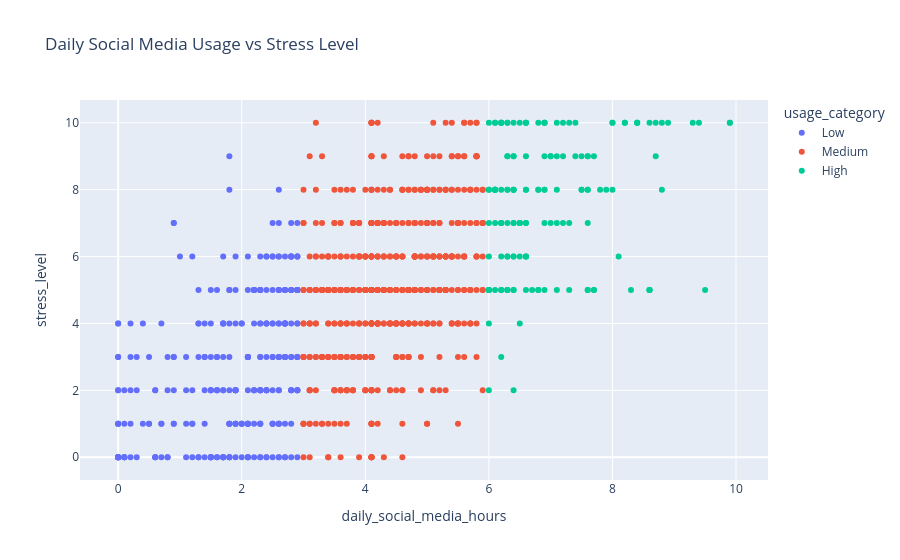

Notebook source saved alongside this figure:
### Markdown cell above
## Q43. Interactive Scatter: Usage vs Stress

### Request
Create an interactive scatter plot between social media hours and stress level.

### Why we do this
Interactive charts allow us to hover over points and inspect details.

### Code cell
fig = px.scatter(
    df,
    x="daily_social_media_hours",
    y="stress_level",
    color="usage_category",
    hover_data=["age", "gender", "sleep_hours", "risk_score"],
    title="Daily Social Media Usage vs Stress Level"
)

fig.show()

### Figure 1 — Plotly figure (JSON) as saved in the notebook; plotly's stock layout.template omitted (floating-point values rounded to 4 significant figures; data arrays with more than 128 entries replaced by an {"elided": "..."} marker saying what was removed)
{"data": [{"customdata": {"elided": "282x4 mixed values"}, "hovertemplate": "usage_category=Low<br>daily_social_media_hours=%{x}<br>stress_level=%{y}<br>age=%{customdata[0]}<br>gender=%{customdata[1]}<br>sleep_hours=%{customdata[2]}<br>risk_score=%{customdata[3]}<extra></extra>", "legendgroup": "Low", "marker": {"color": "#636efa", "symbol": "circle"}, "mode": "markers", "name": "Low", "orientation": "v", "showlegend": true, "x": {"elided": "282 float values"}, "xaxis": "x", "y": {"elided": "282 float values"}, "yaxis": "y", "type": "scatter"}, {"customdata": {"elided": "573x4 mixed values"}, "hovertemplate": "usage_category=Medium<br>daily_social_media_hours=%{x}<br>stress_level=%{y}<br>age=%{customdata[0]}<br>gender=%{customdata[1]}<br>sleep_hours=%{customdata[2]}<br>risk_score=%{customdata[3]}<extra></extra>", "legendgroup": "Medium", "marker": {"color": "#EF553B", "symbol": "circle"}, "mode": "markers", "name": "Medium", "orientation": "v", "showlegend": true, "x": {"elided": "573 float values"}, "xaxis": "x", "y": {"elided": "573 float values"}, "yaxis": "y", "type": "scatter"}, {"customdata": {"elided": "145x4 mixed values"}, "hovertemplate": "usage_category=High<br>daily_social_media_hours=%{x}<br>stress_level=%{y}<br>age=%{customdata[0]}<br>gender=%{customdata[1]}<br>sleep_hours=%{customdata[2]}<br>risk_score=%{customdata[3]}<extra></extra>", "legendgroup": "High", "marker": {"color": "#00cc96", "symbol": "circle"}, "mode": "markers", "name": "High", "orientation": "v", "showlegend": true, "x": {"elided": "145 float values"}, "xaxis": "x", "y": {"elided": "145 float values"}, "yaxis": "y", "type": "scatter"}], "layout": {"xaxis": {"anchor": "y", "domain": [0.0, 1.0], "title": {"text": "daily_social_media_hours"}}, "yaxis": {"anchor": "x", "domain": [0.0, 1.0], "title": {"text": "stress_level"}}, "legend": {"title": {"text": "usage_category"}, "tracegroupgap": 0}, "title": {"text": "Daily Social Media Usage vs Stress Level"}}}
